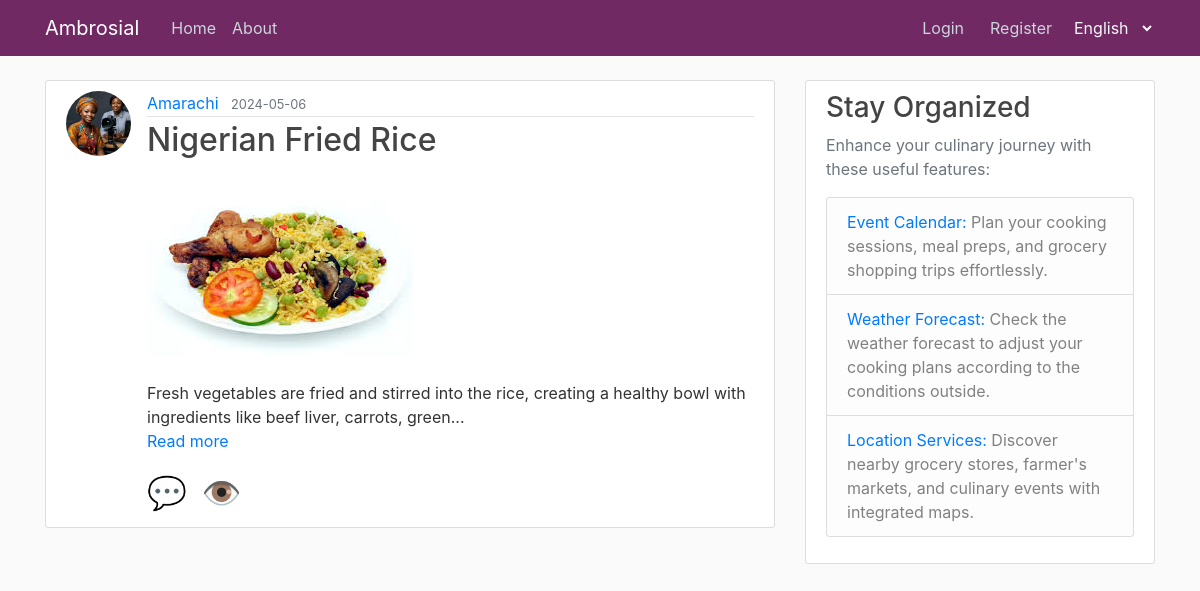
The app's page /post/4 with its own data.
### flask_ambrosial/models.py (models this page shows, shortened)
class User(db.Model, UserMixin):
    id = db.Column(db.Integer, primary_key=True)
    username = db.Column(db.String(20), unique=True, nullable=False)
    email = db.Column(db.String(120), unique=True, nullable=False)
    image_file = db.Column(
        db.String(20), nullable=False, default='default.jpg'
    )
    password = db.Column(db.String(60), nullable=False)
    posts = db.relationship('Post', backref='author', lazy=True)
    comments = db.relationship('Comment', backref='author', lazy=True)

class Post(db.Model):
    id = db.Column(db.Integer, primary_key=True)
    title = db.Column(db.String(100), nullable=False)
    date_posted = db.Column(
        db.DateTime, nullable=False, default=datetime.now(timezone.utc)
    )
    content = db.Column(db.Text, nullable=False)
    user_id = db.Column(
        db.Integer, db.ForeignKey('user.id', name='fk_post_user_id'),
        nullable=False
    )
    image_filename = db.Column(db.String(100), nullable=False)
    comments = db.relationship('Comment', backref='post', lazy=True)

### flask_ambrosial/posts/routes.py (the view, shortened to what this page needs)
@posts.route("/post/<int:post_id>", methods=['GET', 'POST'], endpoint='post')
def post(post_id):
    post = Post.query.get_or_404(post_id)
    comment_form = CommentForm()
    reply_form = ReplyForm()
    return render_template(
        'post.html', title=post.title, post=post,
        comment_form=comment_form, reply_form=reply_form
    )

### flask_ambrosial/posts/forms.py
class CommentForm(FlaskForm):
    content = TextAreaField('Content', validators=[DataRequired()])
    submit = SubmitField('Comment')

class ReplyForm(FlaskForm):
    content = TextAreaField('Content', validators=[DataRequired()])
    submit = SubmitField('Reply')

### flask_ambrosial/__init__.py (called while the page is built)
def get_locale():
    if 'lang' in request.args:
        lang = request.args.get('lang')
        if lang in current_app.config['LANGUAGES']:
            session['lang'] = lang
            return lang
    return session.get(
        'lang',
        request.accept_languages.best_match(current_app.config['LANGUAGES'])
    )

### flask_ambrosial/templates/post.html (shortened to what this page needs)
{% extends "layout.html" %}
{% block content %}
    <article class="media content-section">
        <img class="rounded-circle article-img" src="{{ url_for('static', filename='profile_pics/' + post.author.image_file) }}">
        <div class="media-body">
            <div class="article-metadata">
                <a class="mr-2" href="{{ url_for('users.user_posts', username=post.author.username) }}">{{ post.author.username }}</a>
                <small class="text-muted">{{ post.date_posted.strftime('%Y-%m-%d') }}</small>
            </div>
            <h2><a class="article-title" href="{{ url_for('posts.post', post_id=post.id) }}">{{ post.title }}</a></h2>
            {% if post.image_filename %}
                <img src="{{ url_for('static', filename='post_pics/' + post.image_filename) }}" alt="{{ post.title }}" style="max-width: 100%; height: auto; border: none;">
            {% endif %}
            <p class="article-content">
                {{ post.content.split(' ')[:20] | join(' ') }}...
                <a href="#" class="read-more" data-full-content="{{ post.content }}">{{ _('Read more') }}</a>
            </p>
            <div class="comment-icons">
                <span class="icon add-comment-icon">💬</span>
                <span class="icon view-comments-icon">👁️</span>
            </div>
        </div>
    </article>
{% endblock content %}

### flask_ambrosial/static/main.css (style rules this page uses)
body { background: #fafafa; color: #333333; margin-top: 5rem; }
h1, h2, h3, h4, h5, h6 { color: #444444; }
.content-section { background: #ffffff; padding: 10px 20px; border: 1px solid #dddddd; border-radius: 3px; margin-bottom: 20px; }
.article-title { color: #444444; }
.article-content { white-space: pre-line; }
.article-img { height: 65px; width: 65px; margin-right: 16px; }
.article-metadata { padding-bottom: 1px; margin-bottom: 4px; border-bottom: 1px solid #e3e3e3; }
.icon { font-size: 32px; cursor: pointer; margin-right: 10px; }

### records on screen
User: image_file (picture), author.username "Amarachi"
Post: date_posted "2024-05-06", title "Nigerian Fried Rice", image_filename (picture), content.split "Fresh vegetables are fried and stirred into the rice, creating a healthy bowl with ingredients like beef liver, carrots, green"
